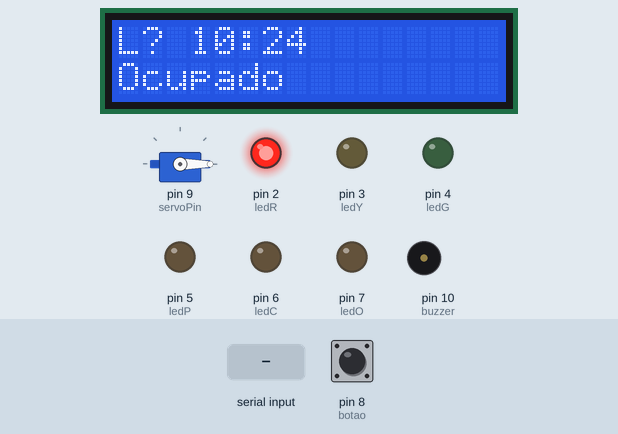
A sketch run on a simulated Arduino Uno, built with avr-gcc and run on an emulated ATmega328P. Parts: servo, 16×2 character LCD, output pins drawn as LEDs (lit = HIGH), buzzer (waves = sounding). The test bench sets the inputs (shaded band); at power-on: pin 8 (botao) HIGH. The local clock reads 2024-03-15 10:24:30 at power-on unless the sketch sets it; what the sketch prints to the serial monitor is not drawn.

Above: at 1.5 s.
1.6 s: "30,150\n" received over Serial
At 2.12 s:
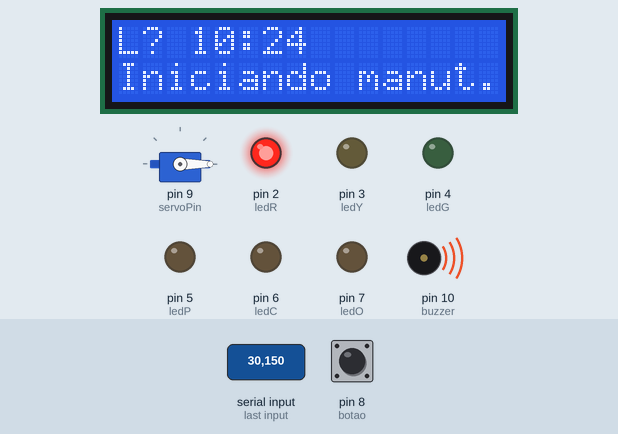
3.5 s: "90,45\n" received over Serial
At 5.7 s:
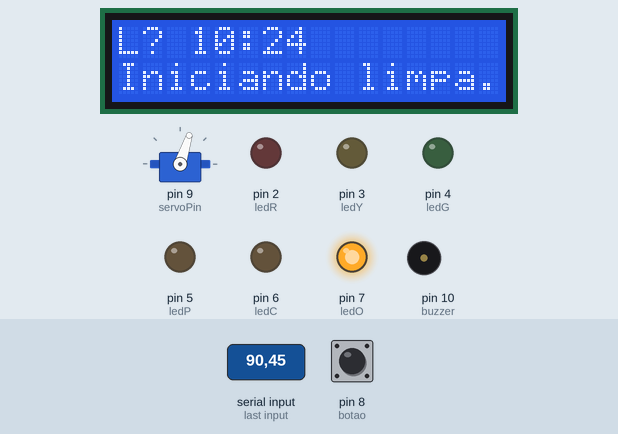
6.0 s: pin 8 (botao) pulled LOW for 0.15 s
At 7.3 s:
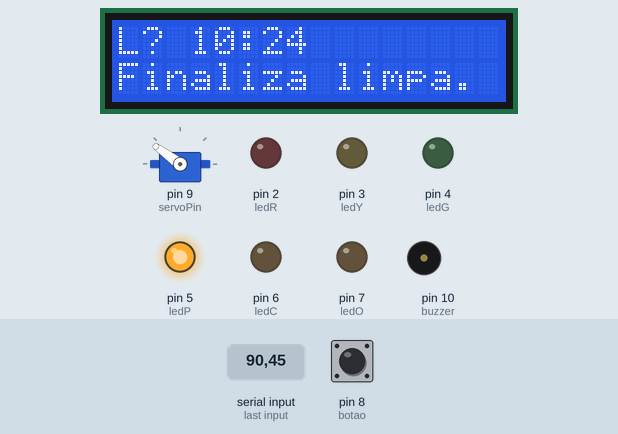
7.8 s: "2\n" received over Serial
At 9.1 s:
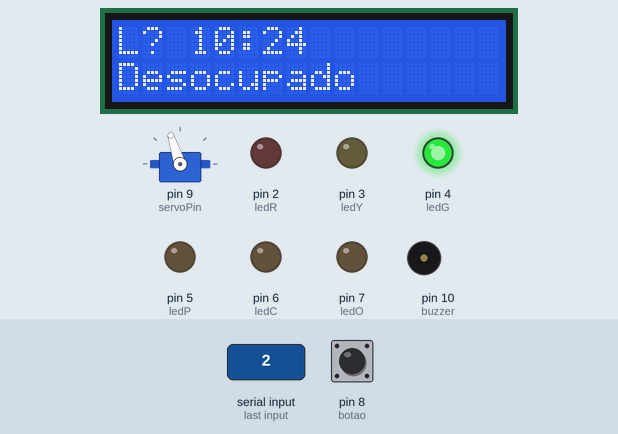
9.6 s: pin 8 (botao) pulled LOW for 1 s
At 11.1 s:
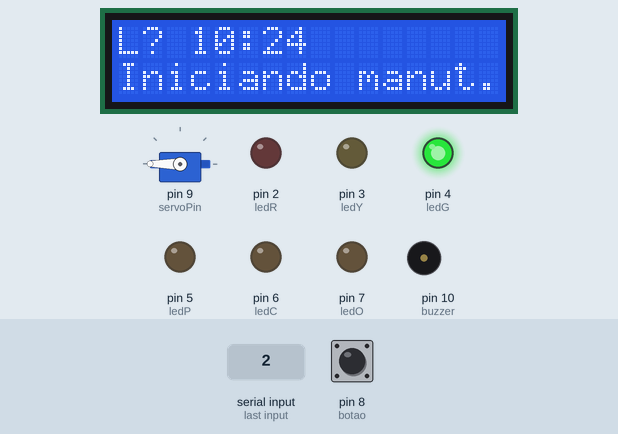
12.1 s: "1\n" received over Serial
At 13.4 s:
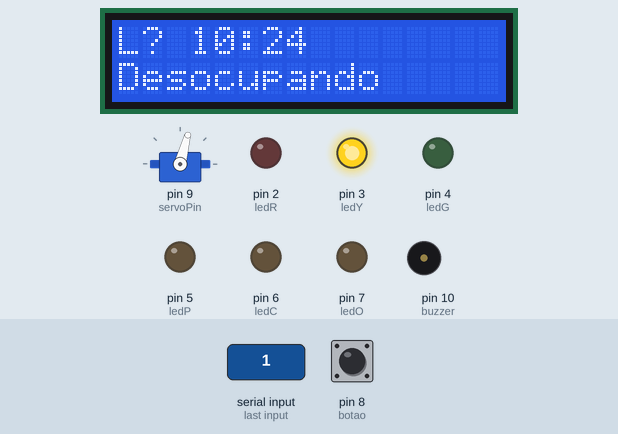
Timing chart, 0 to 14.8 s (numbered marks = the images above; inputs shaded):
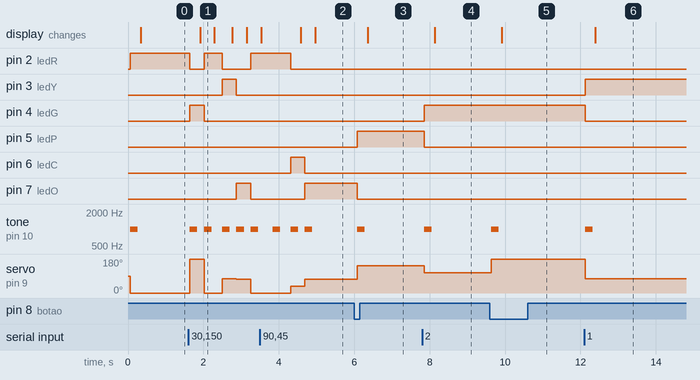

The sketch:

sketch_sprint4.ino
```cpp
#include <Servo.h>
#include <ArduinoJson.h>
#include <LiquidCrystal_I2C.h>
#include <Wire.h>
#include <RTClib.h>

#define ledR 2
#define ledY 3
#define ledG 4
#define ledP 5
#define ledC 6
#define ledO 7
#define botao 8
#define servoPin 9
#define buzzer 10

Servo servo1;
LiquidCrystal_I2C lcd(0x27, 16, 2);
RTC_DS1307 rtc;

String status = "Ocupado";
int estadoAtual = 0;
bool botaoPressionado = false;
float leitoNum = 1.0;

void setup() {
  Serial.begin(9600);

  pinMode(ledR, OUTPUT);
  pinMode(ledY, OUTPUT);
  pinMode(ledG, OUTPUT);
  pinMode(ledP, OUTPUT);
  pinMode(ledC, OUTPUT);
  pinMode(ledO, OUTPUT);
  pinMode(botao, INPUT_PULLUP);
  pinMode(buzzer, OUTPUT);

  servo1.attach(servoPin);

  lcd.init();
  lcd.backlight();

  if (! rtc.begin()) {
    Serial.println("RTC nao detectado!");
    while (1);
  }

  atualizarSistema();
}

void loop() {
  if (digitalRead(botao) == LOW && !botaoPressionado) {
    botaoPressionado = true;
    estadoAtual = (estadoAtual + 1) % 9;
    atualizarSistema();
  }
  if (digitalRead(botao) == HIGH) {
    botaoPressionado = false;
  }

  if (Serial.available() > 0) {
    char c = Serial.read();
    if (c >= '0' && c <= '8') {
      estadoAtual = c - '0';
      atualizarSistema();
    }
  }

  delay(100);
}

void atualizarSistema() {
  digitalWrite(ledR, LOW);
  digitalWrite(ledY, LOW);
  digitalWrite(ledG, LOW);
  digitalWrite(ledP, LOW);
  digitalWrite(ledC, LOW);
  digitalWrite(ledO, LOW);

  switch (estadoAtual) {
    case 0:
      digitalWrite(ledR, HIGH);
      servo1.write(0);
      status = "Ocupado";
      break;
    case 1:
      digitalWrite(ledY, HIGH);
      servo1.write(75);
      status = "Desocupando";
      break;
    case 2:
      digitalWrite(ledG, HIGH);
      servo1.write(108);
      status = "Desocupado";
      break;
    case 3:
      digitalWrite(ledG, HIGH);
      servo1.write(180);
      status = "Iniciando manut.";
      break;
    case 4:
      digitalWrite(ledC, HIGH);
      servo1.write(36);
      status = "Finaliza manut.";
      break;
    case 5:
      digitalWrite(ledO, HIGH);
      servo1.write(72);
      status = "Iniciando limpa.";
      break;
    case 6:
      digitalWrite(ledP, HIGH);
      servo1.write(144);
      status = "Finaliza limpa.";
      break;
    case 7:
      digitalWrite(ledG, HIGH);
      servo1.write(190);
      status = "Leito Pronto";
      break;
    case 8:
      digitalWrite(ledY, HIGH);
      servo1.write(40);
      status = "Ocupando leito";
      break;
  }

  tone(buzzer, 1000, 200);
  delay(250);
  noTone(buzzer);

  exibirDados(leitoNum, status);
  enviaJson(leitoNum, status);
}

void exibirDados(float leito, String stat) {
  DateTime now = rtc.now();
  char buf[17];
  snprintf(buf, sizeof(buf), "L%.1f %02d:%02d", leito, now.hour(), now.minute());

  lcd.clear();
  lcd.setCursor(0, 0);
  lcd.print(buf);
  lcd.setCursor(0, 1);
  lcd.print(stat);
}

void enviaJson(float leito, String stat) {
  StaticJsonDocument<200> json;
  json["leito"] = leito;
  json["status"] = stat;
  DateTime now = rtc.now();
  json["hora"] = String(now.hour()) + ":" + String(now.minute());

  serializeJson(json, Serial);
  Serial.println();
}
```

Measured:
- after the input at 1.6 s, pin 2 (ledR): HIGH → LOW at once, → HIGH 0.38 s later, → LOW 0.48 s later, → HIGH 0.76 s later; pin 3 (ledY): LOW → HIGH after 0.90 s, → LOW 0.38 s later
- after the input at 3.5 s, pin 2 (ledR): HIGH → LOW after 0.81 s; pin 6 (ledC): LOW → HIGH after 0.81 s, → LOW 0.38 s later
- after the input at 6.0 s, pin 5 (ledP): LOW → HIGH after 0.08 s; pin 7 (ledO): HIGH → LOW after 0.08 s; tone on pin 10 (buzzer): silent → 1000 Hz after 0.08 s, → silent 0.20 s later; servo on pin 9 (servoPin): 72° → 144° after 0.08 s; the display: changes after 0.35 s (image 3)
- after the input at 7.8 s, pin 4 (ledG): LOW → HIGH after 0.06 s; pin 5 (ledP): HIGH → LOW after 0.06 s; tone on pin 10 (buzzer): silent → 1000 Hz after 0.06 s, → silent 0.20 s later; servo on pin 9 (servoPin): 144° → 108° after 0.06 s; the display: changes after 0.33 s (image 4)
- after the input at 9.6 s, tone on pin 10 (buzzer): silent → 1000 Hz at once, → silent 0.20 s later; servo on pin 9 (servoPin): 108° → 180° at once; the display: changes after 0.32 s (image 5)
- after the input at 12.1 s, pin 3 (ledY): LOW → HIGH at once; pin 4 (ledG): HIGH → LOW at once; tone on pin 10 (buzzer): silent → 1000 Hz at once, → silent 0.20 s later; servo on pin 9 (servoPin): 180° → 75° at once; the display: changes after 0.29 s (image 6)
